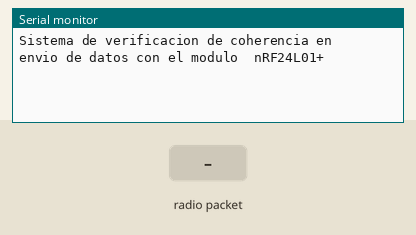
Simulated run of this sketch. Board: Arduino Uno, built with avr-gcc and run on an emulated ATmega328P. Parts: the last lines printed to the serial monitor. The inputs (shaded band) are chosen by the test bench. No radio packets arrive unless stated.

Above: at 1.2 s.
1.3 s: radio packet "1" arrives
At 2.4 s:
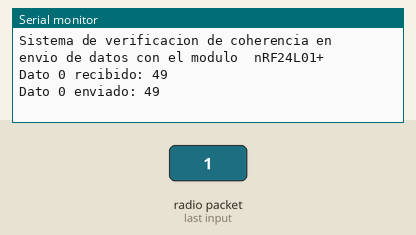
2.8 s: radio packet "0" arrives
At 3.6 s:
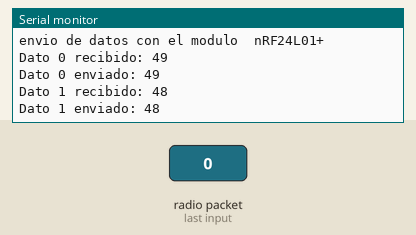
4.3 s: radio packet "2" arrives
At 4.7 s:
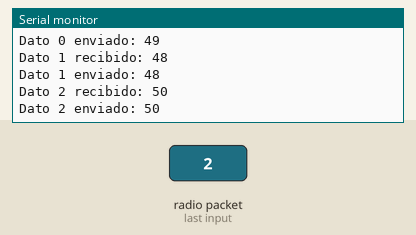

The sketch:

Rx.ino
```cpp
/*  ----------------------------------------------------------------

  Codigo del Receptor

  Arduino UNO   Módulo NRF24LD1

  Vcc           5V
  GND           GND

  Pin 7         CE
  Pin 8         CSN

  Pin 13        SCK
  Pin 11        MOSI
  Pin 12        MISO
  --------------------------------------------------------------------
*/

#include <SPI.h>      //Libreria para usar el modulo SPI
#include "nRF24L01.h" //Librerias del modulos nRF24L01+
#include "RF24.h"

RF24 radio(7, 8);//Declaracion de los pines de control CE y CSN para el modulo, se define "radio"

// Definicion de las direcciones de comunicacion

const uint64_t direccion1 = 0x7878787878LL;
const uint64_t direccion2 = 0xB3B4B5B6F1LL;

unsigned int RX[128];


bool TX_state = 0;

void setup(void)
{
  pinMode(7, OUTPUT);
  pinMode(8, OUTPUT);
  Serial.begin(115200);//Inicializacion del puerto serial en el caso de tener depuracion por PC

  radio.begin(); //Inicio del modulo nRF24L01+
  radio.setPALevel(RF24_PA_HIGH);  // Configuracion en modo de baja potencia
  radio.setDataRate(RF24_250KBPS);
  radio.setChannel(100); // Configuracion del canal de comunicacion

  //Apertura de los canales de comunicacion
  radio.openWritingPipe(direccion2);
  radio.openReadingPipe(1, direccion1);

  radio.startListening(); //Iniciamos en modo de escucha


  //Mensaje inicial
  Serial.println("Sistema de verificacion de coherencia en");
  Serial.println("envio de datos con el modulo  nRF24L01+");
  for (int x = 0; x < 128; x++)
  {
    RX[x] = 0;
  }

}

int j = 0, error_cont = 0;

void loop(void)
{

  if (radio.available())      // Comprobacion de datos recibidos
  {

    bool done = false;
    unsigned long inicio = millis();

    radio.read( &RX[j], sizeof(RX[j])); //Funcion de lectura de datos
    Serial.print("Dato ");
    Serial.print(j);
    Serial.print(" recibido: ");
    Serial.println(RX[j]);


    radio.stopListening(); // Paramos el modo de escucha para poder escribir
    bool ok = radio.write(&RX[j], sizeof(RX[j])); //Envio de datos
    if (!ok)
    {
      Serial.print("fallo el envio en el dato ");
      Serial.println(j);
      //return;
    } else
    {
      Serial.print("Dato ");
      Serial.print(j);
      Serial.print(" enviado: ");
      Serial.println(RX[j]);
    }
    radio.startListening(); //Volvemos a la escucha

    j++;
    if (j >= 128)
    {
      Serial.println("Fin de la transmision");
      for (int x = 0; x < 128; x++)
      {
        RX[x] = 0;
      }
      j = 0;
    }
  }
}
```

Measured:
- after the input at 1.3 s, the serial monitor: prints a new line at once (image 1)
- after the input at 2.8 s, the serial monitor: prints a new line at once (image 2)
- after the input at 4.3 s, the serial monitor: prints a new line at once (image 3)
